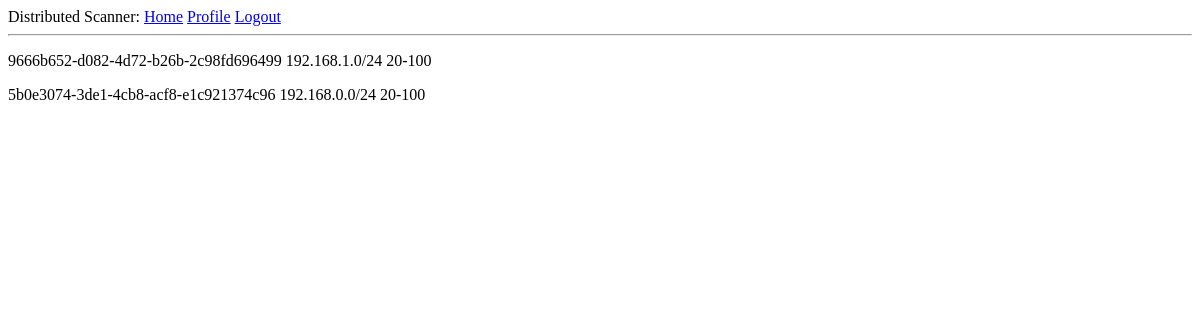
Before: /scan_list (signed in) with the older database file.
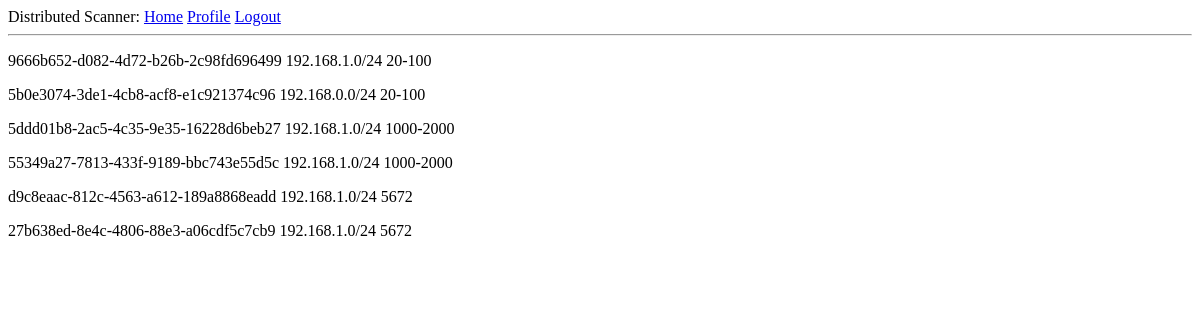
After: the same page with the newer database file.
### webui/app/models.py (models this page shows)
class Scan(db.Model):
    id = db.Column(db.Integer, primary_key=True)
    work_id = db.Column(db.String(128), index=True, unique=True)
    ip = db.Column(db.String(128), index=False)
    port = db.Column(db.String(128), index=False)
    work_count = db.Column(db.Integer, index=False)
    timestamp = db.Column(db.DateTime, index=True, default=datetime.now)
    user_id = db.Column(db.Integer, db.ForeignKey('user.id'))

### webui/app/routes.py (the view)
@app.route('/scan_list')
@login_required
def scan_list():
    scans = Scan.query.all()
    return render_template('scan_list.html', scans=scans)

### webui/app/models.py (called while the page is built)
@login.user_loader
def load_user(id):
    return User.query.get(int(id))

### webui/app/templates/scan_list.html
{% extends "base.html" %}
{% block content %}
    {% for scan in scans %}
    <div><p>{{ scan.work_id }} {{ scan.ip }} {{ scan.port }}</p></div>
    {% endfor %}
{% endblock %}

### webui/app/templates/base.html (shortened to what this page needs)
<html>
    <head>
    </head>
    <body>
        <div>
          Distributed Scanner:
          <a href="{{ url_for('index') }}">Home</a>
          {% if current_user.is_anonymous %}
          <a href="{{ url_for('login') }}">Login</a>
          {% else %}
          <a href="{{ url_for('user', username=current_user.username) }}">Profile</a>
          <a href="{{ url_for('logout') }}">Logout</a>
          {% endif %}
        </div>
        <hr>
        {% block content %}{% endblock %}
    </body>
</html>

Changed rows visible on the page:
added Scan: work_id "5ddd01b8-2ac5-4c35-9e35-16228d6beb27", ip "192.168.1.0/24", port "1000-2000"
added Scan: work_id "55349a27-7813-433f-9189-bbc743e55d5c", ip "192.168.1.0/24", port "1000-2000"
added Scan: work_id "d9c8eaac-812c-4563-a612-189a8868eadd", ip "192.168.1.0/24", port "5672"
added Scan: work_id "27b638ed-8e4c-4806-88e3-a06cdf5c7cb9", ip "192.168.1.0/24", port "5672"
